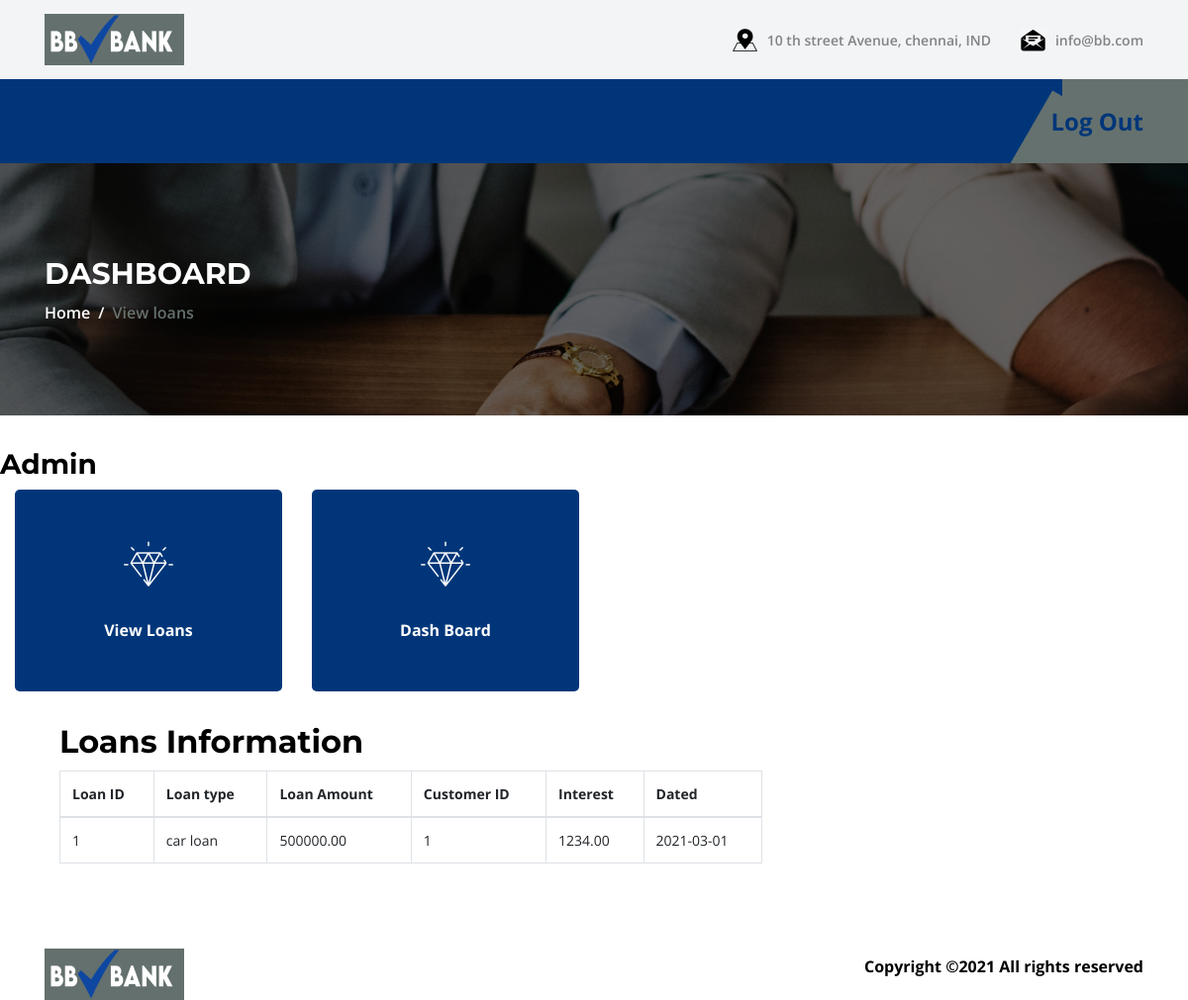
The page /viewloans.php on the database as committed earlier.
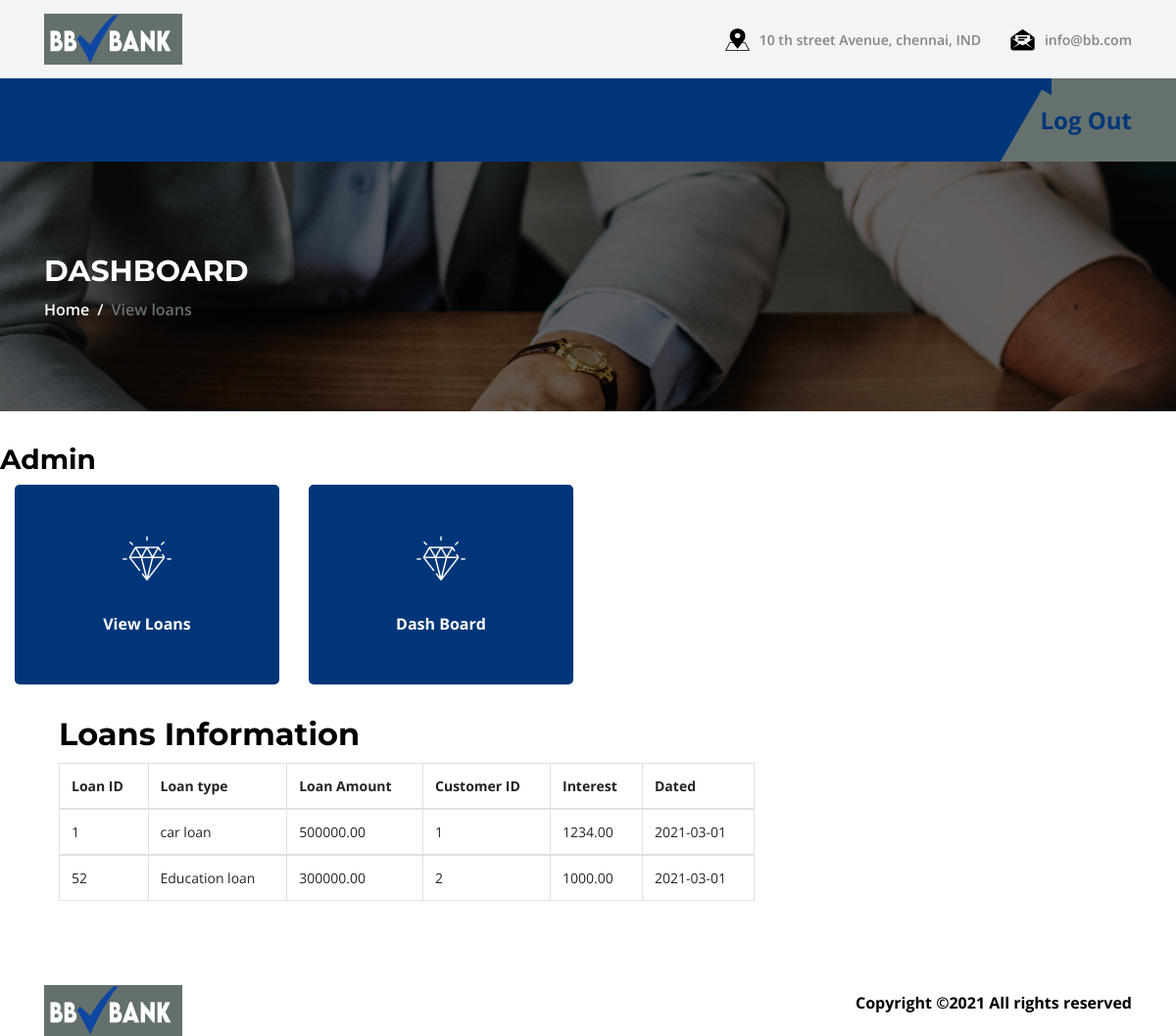
The same page on the database as committed later.
### tables this page shows
CREATE TABLE `loan` (
  `loanid` int(10) NOT NULL,
  `loantype` varchar(25) NOT NULL,
  `loanamount` float(10,2) NOT NULL,
  `customerid` int(12) NOT NULL,
  `interest` float(10,2) NOT NULL,
  `startdate` date NOT NULL
);

### viewloans.php (the view, shortened to what the changed rows need)
<?php
include_once 'includes/dbconnect.php';
?>
<!DOCTYPE html>
<html lang="en">
<head>
    <link rel="stylesheet" href="style.css">
</head>
<body>
    <section class="breadcrumb-area bg-img bg-overlay jarallax" style="background-image: url(img/bg-img/13.jpg);">
        <div class="container h-100">
            <div class="row h-100 align-items-center">
                <div class="col-12">
                    <div class="breadcrumb-content">
                        <h2>Dashboard</h2>
                    </div>
                </div>
            </div>
        </div>
    </section>
    <section class="elements-area section-padding-70-0">
        <div class="col-12 mb-70">
            <div class="row">
                <div class="container">
                    <div class="container">
                        <article class="row">
                            <section class="col-lg-8">
                                <div class="page-header">
                                    <h2>Loans Information</h2>
                                </div>
                                <table class="table table-bordered">
                                    <thead>
                                        <th>Loan ID</th>
                                        <th>Loan type</th>
                                        <th>Loan Amount</th>
                                        <th>Customer ID</th>
                                        <th>Interest</th>
                                        <th>Dated</th>
                                    </thead>
                                    <?php
				$ins_sql = "SELECT * FROM loan";
				$run_sql = mysqli_query($con, $ins_sql);
				while($rows = mysqli_fetch_array($run_sql)){
					echo '
					    <tbody>
					      <tr>
					        <td>'.$rows['loanid'].'</td>
					        <td>'.$rows['loantype'].'</td>
                            <td>'.$rows['loanamount'].'</td>
                            <td>'.$rows['customerid'].'</td>
					        <td>'.$rows['interest'].'</td>
					        <td>'.$rows['startdate'].'</td>
					      </tr>
					    </tbody>
					';
				}
				?>
                                </table>
                        </article>
    </section>
</body>
</html>

Rows that differ between the two databases and show on the page:
added loan: loanid "52", loantype "Education loan", loanamount "300000.00", customerid "2", interest "1000.00", startdate "2021-03-01"
